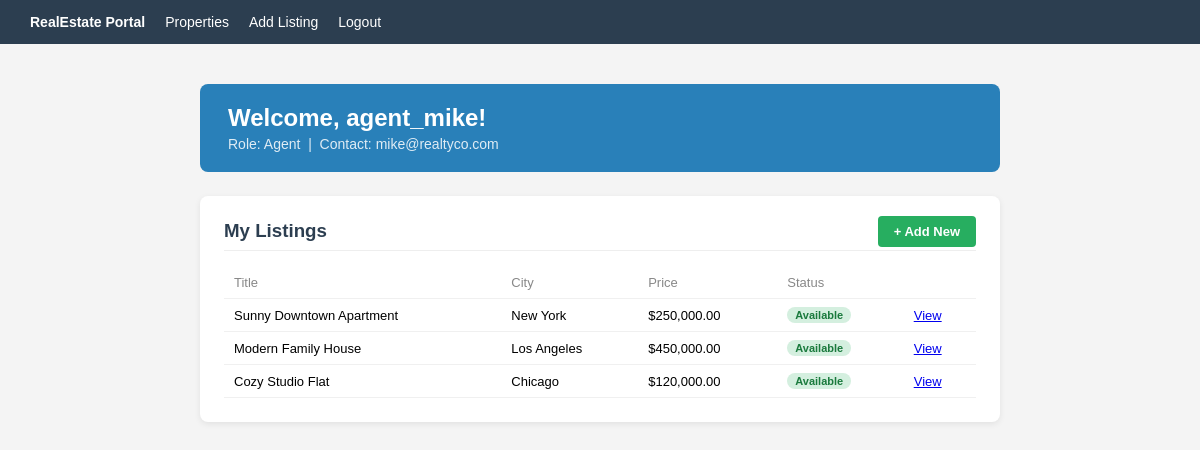
/dashboard.php (signed in), run on the app's committed database.
### tables this page shows
CREATE TABLE Users (
    userId       INT NOT NULL UNIQUE AUTO_INCREMENT,
    userName     VARCHAR(50) NOT NULL UNIQUE,
    contactInfo  VARCHAR(200),
    passwordHash VARCHAR(255) NOT NULL,
    userType     ENUM('agent', 'buyer', 'renter') NOT NULL,
    PRIMARY KEY (userId)
);

CREATE TABLE Properties (
    propertyId   INT NOT NULL UNIQUE AUTO_INCREMENT,
    title        VARCHAR(100) NOT NULL,
    propertyType VARCHAR(50) NOT NULL,
    address      VARCHAR(200) NOT NULL,
    city         VARCHAR(100) NOT NULL,
    price        DECIMAL(12,2) NOT NULL,
    status       ENUM('available', 'sold', 'rented') NOT NULL DEFAULT 'available',
    agentId      INT NOT NULL,
    PRIMARY KEY (propertyId),
    FOREIGN KEY (agentId) REFERENCES Users(userId)
);

### dashboard.php (the view, shortened to what this page needs)
<?php
require 'db.php';
$userId   = $_SESSION['userId'];
$userType = $_SESSION['userType'];
function getUserDetails($pdo, $userId) {
    $stmt = $pdo->prepare("SELECT * FROM Users WHERE userId = ?");
    $stmt->execute([$userId]);
    return $stmt->fetch(PDO::FETCH_ASSOC);
}
$user = getUserDetails($pdo, $userId);
$listings = [];
if ($userType === 'agent') {
    $stmt = $pdo->prepare("SELECT * FROM Properties WHERE agentId = ?");
    $stmt->execute([$userId]);
    $listings = $stmt->fetchAll(PDO::FETCH_ASSOC);
}
?>
<!DOCTYPE html>
<html lang="en">
<head>
</head>
<body>
<nav>
    <a href="index.php"><strong>RealEstate Portal</strong></a>
    <a href="properties.php">Properties</a>
    <?php if ($userType === 'agent'): ?>
        <a href="add_property.php">Add Listing</a>
    <?php endif; ?>
    <a href="logout.php">Logout</a>
</nav>
<div class="container">
    <div class="welcome">
        <h2>Welcome, <?= htmlspecialchars($user['userName']) ?>!</h2>
        <p>Role: <?= ucfirst($userType) ?> &nbsp;|&nbsp; Contact: <?= htmlspecialchars($user['contactInfo'] ?? 'N/A') ?></p>
    </div>
    <?php if ($userType === 'agent'): ?>
    <div class="section">
        <h3>My Listings <a class="btn" href="add_property.php" style="float:right;margin-top:-4px">+ Add New</a></h3>
        <?php if (empty($listings)): ?>
            <p class="empty">You have not added any listings yet.</p>
        <?php else: ?>
        <table>
            <tr><th>Title</th><th>City</th><th>Price</th><th>Status</th><th></th></tr>
            <?php foreach ($listings as $l): ?>
            <tr>
                <td><?= htmlspecialchars($l['title']) ?></td>
                <td><?= htmlspecialchars($l['city']) ?></td>
                <td>$<?= number_format($l['price'], 2) ?></td>
                <td><span class="badge <?= $l['status'] ?>"><?= ucfirst($l['status']) ?></span></td>
                <td><a href="property_details.php?id=<?= $l['propertyId'] ?>">View</a></td>
            </tr>
            <?php endforeach; ?>
        </table>
        <?php endif; ?>
    </div>
    <?php endif; ?>
</div>
</body>
</html>

### dashboard.php (style rules this page uses)
body { font-family: Arial, sans-serif; background: #f4f4f4; margin: 0; }
nav { background: #2c3e50; padding: 14px 30px; display: flex; gap: 20px; }
nav a { color: #fff; text-decoration: none; font-size: 14px; }
.container { max-width: 800px; margin: 40px auto; padding: 0 20px; }
.welcome { background: #2980b9; color: #fff; padding: 20px 28px; border-radius: 8px; margin-bottom: 24px; }
.welcome h2 { margin: 0 0 4px; }
.welcome p { margin: 0; font-size: 14px; opacity: .85; }
.section { background: #fff; border-radius: 8px; padding: 24px; margin-bottom: 20px; box-shadow: 0 2px 6px rgba(0,0,0,.08); }
.section h3 { margin: 0 0 16px; color: #2c3e50; border-bottom: 1px solid #eee; padding-bottom: 8px; }
table { width: 100%; border-collapse: collapse; font-size: 13px; }
th, td { text-align: left; padding: 8px 10px; border-bottom: 1px solid #f0f0f0; }
th { color: #888; font-weight: normal; }
.btn { display: inline-block; background: #27ae60; color: #fff; padding: 8px 16px; border-radius: 4px; text-decoration: none; font-size: 13px; }
.badge { display: inline-block; padding: 2px 8px; border-radius: 10px; font-size: 11px; font-weight: bold; }
.available { background: #d4efdf; color: #1a7a3d; }

### data on the page
users: userName "agent_mike", contactInfo "mike@realtyco.com"
properties: title "Sunny Downtown Apartment", city "New York", price "250,000.00", status "Available"
properties: title "Modern Family House", city "Los Angeles", price "450,000.00", status "Available"
properties: title "Cozy Studio Flat", city "Chicago", price "120,000.00", status "Available"

### other printed values
$userType "Agent"
